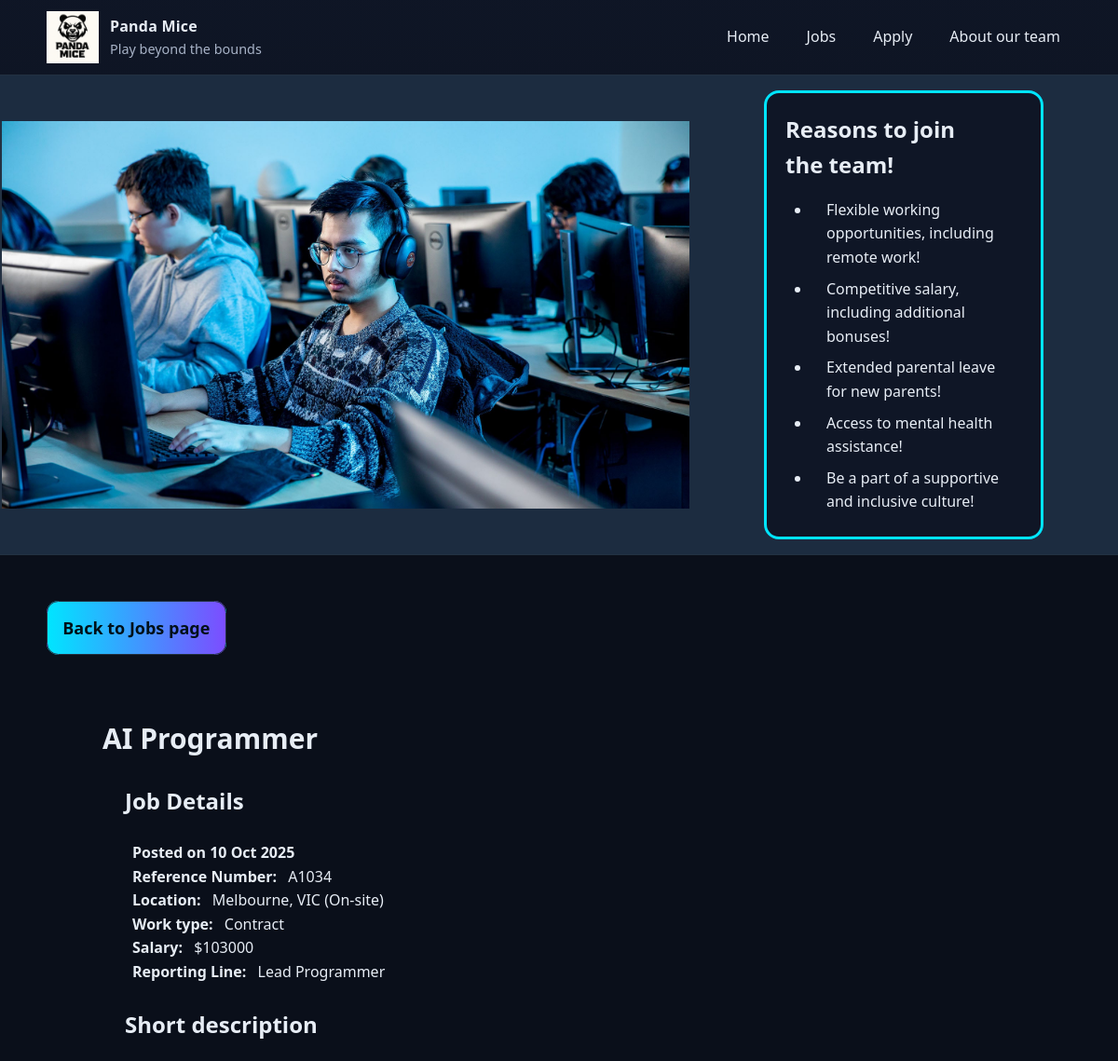
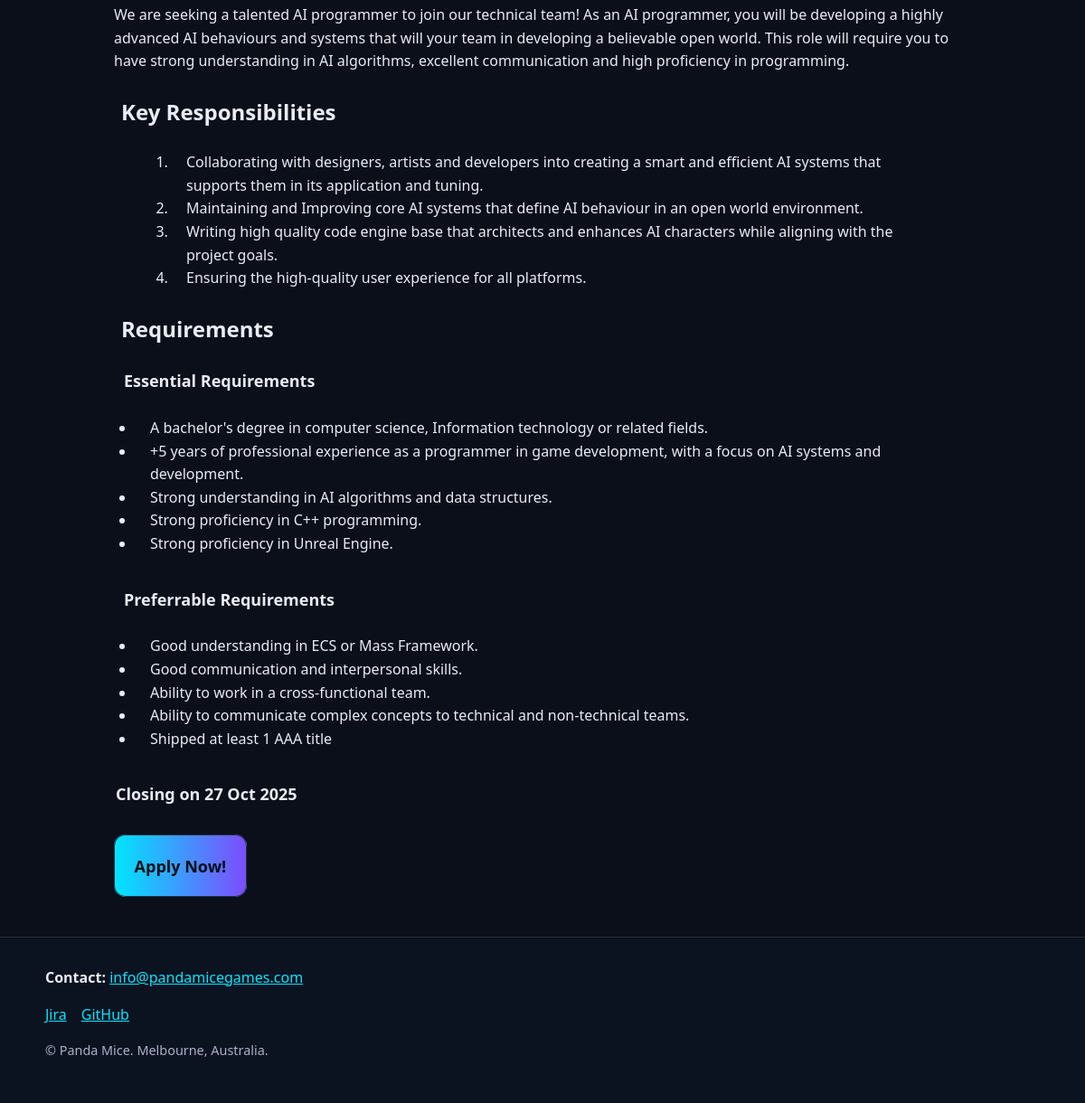
The app's page /job-desc.php?jobref=A1034 with its own data (2 pictures, top to bottom).
### tables this page shows
CREATE TABLE jobs (
  job_ref VARCHAR(5) PRIMARY KEY,           
  title VARCHAR(150) NOT NULL,              
  category VARCHAR(50) NOT NULL,            
  location VARCHAR(100) NOT NULL,           
  remote varchar(20) NOT NULL,              
  job_type VARCHAR(50) NOT NULL,            
  salary VARCHAR(100) NOT NULL,             
  reporting_line VARCHAR(100) NOT NULL,     
  description TEXT NOT NULL,                
  responsibilities TEXT NOT NULL,           
  essential_req TEXT NOT NULL,              
  preferrable_req TEXT NOT NULL,            
  opening_date DATE NOT NULL,               
  closing_date DATE NOT NULL               
);

### job-desc.php (the view, shortened to what this page needs)
<!DOCTYPE html>
<html lang="en">
    <head>
        <link rel="stylesheet" href="styles/jobs_desc_styles.css">
    </head>
    <body>
        <?php include 'header.inc'?>
        <main class=site-main>
            <div class="hero">
                <div class="hero-content">
                    <img src="images/careers.jpg" alt="A group of developers working on computers">
                    <aside aria-labelledby='benefits'>
                        <h1 id='benefits'>Reasons to join the team!</h1>
                        <ul>
                            <li><p>Flexible working opportunities, including remote work!</p></li>
                            <li><p>Competitive salary, including additional bonuses!</p></li>
                            <li><p>Extended parental leave for new parents!</p></li>
                            <li><p>Access to mental health assistance!</p></li>
                            <li><p>Be a part of a supportive and inclusive culture!</p></li>
                        </ul>
                    </aside>
                </div>
            </div>
            <div class="container">
                <?php
                    require_once "settings.php";
                    $conn = @mysqli_connect($host,$user,$pwd,$sql_db);
                    if ($conn) {
                        if (isset($_GET['jobref'])) {
                            $job_ref = mysqli_real_escape_string($conn, $_GET['jobref']);
                            $stmt = $conn->prepare("SELECT * FROM jobs WHERE job_ref = ? ");
                            $stmt->bind_param("s", $job_ref);
                            $stmt->execute();
                            $result = $stmt->get_result();
                            if ($result) {
                                while ($row = mysqli_fetch_assoc($result)) {
                                    $OpenDate = htmlspecialchars($row['opening_date']);
                                    $Opentimestamp = strtotime($OpenDate);
                                    $OpenDate = date("d M Y", $Opentimestamp);
                                    $CloseDate = htmlspecialchars($row['closing_date']);
                                    $Closetimestamp = strtotime($CloseDate);
                                    $CloseDate = date("d M Y", $Closetimestamp);
                                    $var = htmlspecialchars($row['job_ref']);
                                    $encodeRow = urlencode($var);
                                    echo
                                    "
                                     <div class='return-btn'>
                                        <div class='return-btn'>
                                            <a aria-label='Return to Jobs page' href='jobs.php'>Back to Jobs page</a>
                                        </div>
                                    </div>
                                    <div class='container'>
                                        <div class='job-position'>
                                            <h2>". $row['title'] ."</h2>
                                                <section class='job-details' aria-labelledby='job-detail'>
                                                    <h3 id='job-detail'>Job Details</h3>
                                                    <p><strong>Posted on ". $OpenDate ."</strong></p>
                                                    <p><strong>Reference Number: </strong>". htmlspecialchars($row['job_ref'])."</p>
                                                    <p><strong>Location: </strong>". htmlspecialchars($row['location'])." (". htmlspecialchars($row['remote']) .")</p>
                                                    <p><strong>Work type: </strong>". htmlspecialchars($row['job_type'])."</p>
                                                    <p><strong>Salary: </strong>$".htmlspecialchars($row['salary'])."</p>
                                                    <p><strong>Reporting Line: </strong>".htmlspecialchars($row['reporting_line'])."</p>
                                                </section>
                                                <section class='job-desc' aria-labelledby='job-desc'>
                                                    <h3 id='job-desc'>Short description</h3>
                                                    <p>".htmlspecialchars($row['description'])."</p>
                                                </section>
                                                <section class='key-resp' aria-labelledby='key-resp'>
                                                    <h3 id='key-resp'>Key Responsibilities</h3>
                                                    <ol>";
                                                    $resp_str = $row['responsibilities'];
                                                    $key_resp = explode("|", $resp_str);
                                                    for ($x = 0; $x < count($key_resp); $x++ ) {
                                                        echo "<li><p>".htmlspecialchars($key_resp[$x])."</p></li>";
                                                    }
                                                    echo "</ol>
                                                </section>
                                                <section class='job-req' aria-labelledby='job-req'>
                                                    <h3 id='job-req'>Requirements</h3>
                                                    <section aria-labelledby='ess-req'>
                                                        <h4 id='ess-req'> Essential Requirements </h4>
                                                        <ul>";
                                                        $ess_str = $row['essential_req'];
                                                        $ess_req = explode("|", $ess_str);
                                                        for ($x = 0; $x < count($ess_req); $x++ ) {
                                                            echo "<li><p>".htmlspecialchars($ess_req[$x])."</p></li>";
                                                        }
                                                        echo "</ul>
                                                    </section>
                                                    <section aria-labelledby='prefer-req'>
                                                        <h4 id='prefer-req'>Preferrable Requirements</h4>
                                                        <ul>";
                                                        $pref_str = $row['preferrable_req'];
                                                        $pref_req = explode("|", $pref_str);
                                                        for ($x = 0; $x < count($pref_req); $x++ ) {
                                                            echo "<li><p>".htmlspecialchars($pref_req[$x])."</p></li>";
                                                        }
                                                        echo "</ul>
                                                    </section>
                                                </section>
                                                <div class='close-date'>
                                                    <p><strong>Closing on ". $CloseDate ."</strong></p>
                                                </div>
                                                <div class='apply-btn'>
                                                    <a aria-label='Apply for the job' href='apply.php?jobref=$encodeRow'>Apply Now!</a>
                                                </div>
                                        </div>
                                    </div>
                                    ";
                                }
                            } else {
                                echo
                                "<p>Whoops! Looks like the job is unavailable! </p>";
                            }
                        }
                    } else {
                        echo "<p>Unable to connect to database.</p>";
                    }
                ?>
            </div>
        </main>
        <?php include 'footer.inc'; ?>
    </body>
</html>

### styles/jobs_desc_styles.css (style rules this page uses)
:root { --bg: #0a0f1a; --panel: #0f1626; --muted: #a8b3c7; --text: #e7edf5; --accent: #00e5ff; --accent-2: #7c4dff; --border: #233142; }
* { box-sizing: border-box; }
html { color-scheme: dark; }
body { margin: 0; font-family: system-ui, Segoe UI, Roboto, Helvetica, Arial, sans-serif; line-height: 1.6; color: var(--text); background: var(--bg); }
.container { width: min(1100px, 92%); margin: 0 auto; }
.hero { border-bottom: var(--border) 1px solid; display: inline-flex; justify-content: center; padding: 0rem; width: 100%; background-color: #1c2c40; }
.hero-content { display: inline-flex; justify-content: space-evenly; gap: 5rem; align-items: center; width: 100%; padding: 0rem; margin: 0rem; }
.hero img { flex-grow: 1; width: 60%; height: fit-content; border-left: var(--border) 2px solid; }
aside { width: 25%; float: right; border-radius: 1em; background-color: var(--panel); border:var(--accent) 3px solid; margin: 1rem 5rem 1rem 0rem; padding: 0.5rem; }
.hero li { margin: 0.3em 0em; padding: 0em; }
.hero h1 { margin: 0.5em; width: 80%; }
.hero p { margin: 0.5em 1em; }
.job-position { width: 100%; margin: 1em 0em 0em; padding: 0em 1em; }
.job-position h2 { color: #e7edf5; display: inline-block; font-size: 30px; margin: 0em; padding: 0em; }
.job-details h3, .job-desc h3, .key-resp h3, .job-req h3 { color: #e7edf5; font-size: 24px; margin: 1em 1em 1em; }
.job-details strong { color: #e7edf5; margin: 0em 0.5em 0em 1em; }
.key-resp ol { margin: 0em 3em; padding: 0em 2em; }
.job-req h4 { color: #e7edf5; font-size: 18px; margin: 1em 1em 0.5em 1.5em; }
.job-req ul { display: inline-block; }
.job-position p { margin: 0em 1em; }
.close-date p { margin: 1em; font-size: 18px; }
.apply-btn { display: inline-block; margin: 2em 1em 1em; }
.apply-btn a, .return-btn a { border-radius: 0.7em; background: linear-gradient(90deg, #00e5ff, #7c4dff); color: #001018; margin: 0em; padding: 1.2em; font-size: 18px; font-weight: bold; border: 1px solid #233142; text-decoration: none; }
.return-btn a { padding: 0.9em; }
.return-btn { display: inline-block; margin: 2em 0em 2em; }

### records on screen
jobs: title "AI Programmer", opening_date "10 Oct 2025", job_ref "A1034", location "Melbourne, VIC", remote "On-site", job_type "Contract", salary "103000", reporting_line "Lead Programmer", description "We are seeking a talented AI programmer to join our technical team! As an AI programmer, you will be developing a highly advanced AI behaviours and systems that will your team in developing a believable open world. This role will require you to have strong understanding in AI algorithms, excellent communication and high proficiency in programming.", responsibilities "Collaborating with designers, artists and developers into creating a smart and efficient AI systems that supports them in its application and tuning.", responsibilities "Maintaining and Improving core AI systems that define AI behaviour in an open world environment.", responsibilities "Writing high quality code engine base that architects and enhances AI characters while aligning with the project goals.", responsibilities "Ensuring the high-quality user experience for all platforms.", essential_req "A bachelor's degree in computer science, Information technology or related fields.", essential_req "+5 years of professional experience as a programmer in game development, with a focus on AI systems and development.", essential_req "Strong understanding in AI algorithms and data structures.", essential_req "Strong proficiency in C++ programming.", essential_req "Strong proficiency in Unreal Engine.", preferrable_req "Good understanding in ECS or Mass Framework.", preferrable_req "Good communication and interpersonal skills.", preferrable_req "Ability to work in a cross-functional team.", preferrable_req "Ability to communicate complex concepts to technical and non-technical teams.", preferrable_req "Shipped at least 1 AAA title", closing_date "27 Oct 2025"
